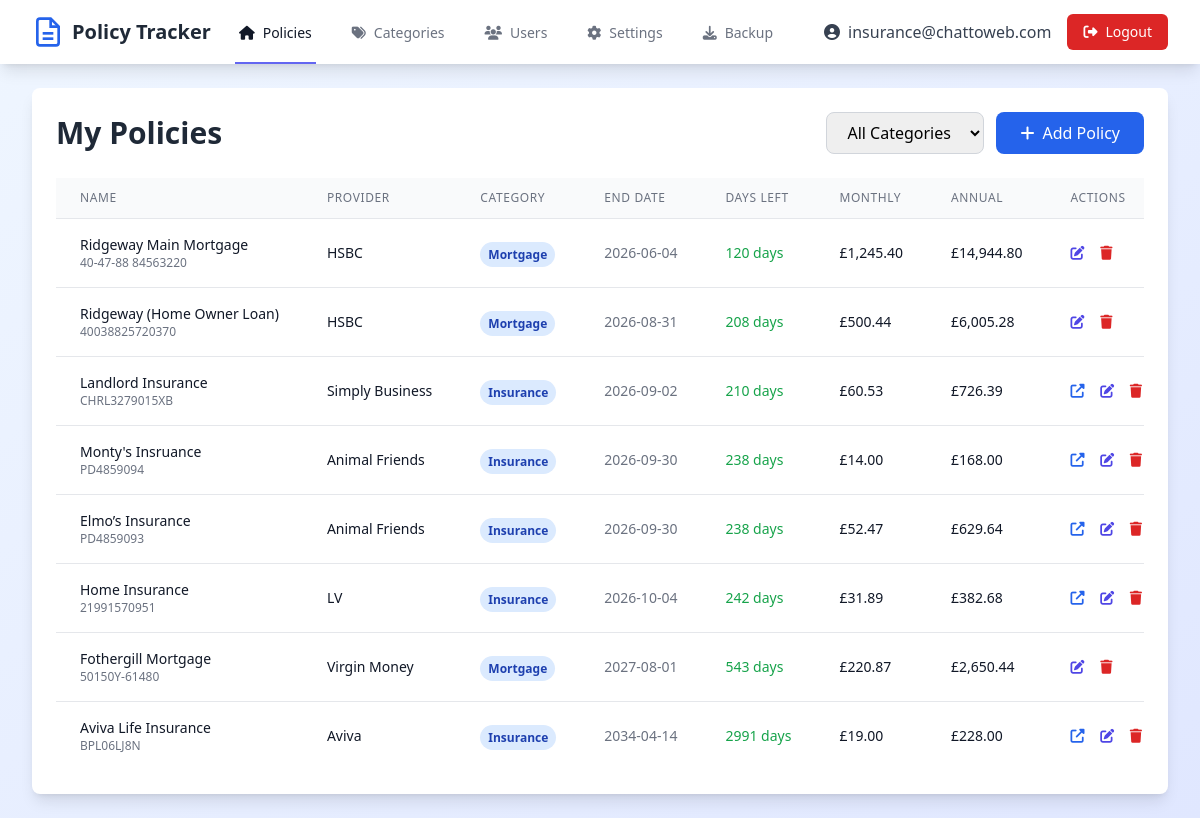
/ (signed in), run on the app's committed database.
### tables this page shows
CREATE TABLE users
                 (id INTEGER PRIMARY KEY AUTOINCREMENT,
                  email TEXT UNIQUE NOT NULL,
                  password TEXT NOT NULL,
                  is_admin INTEGER DEFAULT 0,
                  enabled INTEGER DEFAULT 1,
                  created_at TIMESTAMP DEFAULT CURRENT_TIMESTAMP);

CREATE TABLE policies
                 (id INTEGER PRIMARY KEY AUTOINCREMENT,
                  friendly_name TEXT NOT NULL,
                  policy_number TEXT NOT NULL,
                  insurer TEXT NOT NULL,
                  category TEXT NOT NULL,
                  start_date TEXT NOT NULL,
                  end_date TEXT NOT NULL,
                  monthly_amount REAL,
                  annual_amount REAL,
                  account_source TEXT,
                  insurer_website TEXT,
                  notes TEXT,
                  created_at TIMESTAMP DEFAULT CURRENT_TIMESTAMP);

### app.py (the view)
@app.route('/')
@login_required
def index():
    category_filter = request.args.get('category', '')
    conn = get_db()
    c = conn.cursor()
    if category_filter:
        c.execute("SELECT * FROM policies WHERE category = ? ORDER BY end_date", (category_filter,))
    else:
        c.execute("SELECT * FROM policies ORDER BY end_date")
    policies = c.fetchall()
    c.execute("SELECT name FROM categories ORDER BY name")
    categories = c.fetchall()
    conn.close()
    policies_with_days = []
    for policy in policies:
        policy_dict = dict(policy)
        policy_dict['days_until_expiry'] = calculate_days_until_expiry(policy['end_date'])
        policies_with_days.append(policy_dict)
    return render_template('index.html', policies=policies_with_days, categories=categories, selected_category=category_filter)

### app.py (called while the page is built)
def get_db():
    conn = sqlite3.connect(DB_PATH)
    conn.row_factory = sqlite3.Row
    return conn

@app.context_processor
def inject_now():
    return {'now': datetime.now()}

@app.template_filter('format_currency')
def format_currency(value):
    if value is None:
        return '-'
    currency_symbol = get_setting('currency_symbol', '$')
    return f"{currency_symbol}{value:,.2f}"

def login_required(f):
    @wraps(f)
    def decorated_function(*args, **kwargs):
        if 'user_id' not in session:
            flash('Please log in to access this page.', 'error')
            return redirect(url_for('login'))
        conn = get_db()
        c = conn.cursor()
        c.execute("SELECT enabled FROM users WHERE id = ?", (session['user_id'],))
        user = c.fetchone()
        conn.close()
        if not user or not user['enabled']:
            session.clear()
            flash('Your account has been disabled.', 'error')
            return redirect(url_for('login'))
        return f(*args, **kwargs)
    return decorated_function

def get_setting(key, default=''):
    conn = get_db()
    c = conn.cursor()
    c.execute("SELECT value FROM settings WHERE key = ?", (key,))
    result = c.fetchone()
    conn.close()
    return result['value'] if result else default

def calculate_days_until_expiry(end_date_str):
    try:
        end_date = datetime.strptime(end_date_str, '%Y-%m-%d').date()
        today = datetime.now().date()
        return (end_date - today).days
    except:
        return 0

### templates/index.html (shortened to what this page needs)
{% extends "base.html" %}
{% block content %}
<div class="bg-white rounded-lg shadow-lg p-6">
    <div class="flex justify-between items-center mb-6">
        <h1 class="text-3xl font-bold text-gray-800">My Policies</h1>
        <div class="flex gap-3">
            <select onchange="window.location.href='?category='+this.value" class="px-4 py-2 border border-gray-300 rounded-lg">
                <option value="">All Categories</option>
            </select>
            <button onclick="document.getElementById('addModal').classList.remove('hidden')"
                    class="bg-blue-600 text-white px-6 py-2 rounded-lg hover:bg-blue-700 transition duration-200">
                <i class="fas fa-plus mr-2"></i>Add Policy
            </button>
        </div>
    </div>
    {% if policies %}
    <div class="overflow-x-auto">
        <table class="min-w-full divide-y divide-gray-200">
            <thead class="bg-gray-50">
                <tr>
                    <th class="px-6 py-3 text-left text-xs font-medium text-gray-500 uppercase tracking-wider">Name</th>
                    <th class="px-6 py-3 text-left text-xs font-medium text-gray-500 uppercase tracking-wider">Provider</th>
                    <th class="px-6 py-3 text-left text-xs font-medium text-gray-500 uppercase tracking-wider">Category</th>
                    <th class="px-6 py-3 text-left text-xs font-medium text-gray-500 uppercase tracking-wider">End Date</th>
                    <th class="px-6 py-3 text-left text-xs font-medium text-gray-500 uppercase tracking-wider">Days Left</th>
                    <th class="px-6 py-3 text-left text-xs font-medium text-gray-500 uppercase tracking-wider">Monthly</th>
                    <th class="px-6 py-3 text-left text-xs font-medium text-gray-500 uppercase tracking-wider">Annual</th>
                    <th class="px-6 py-3 text-left text-xs font-medium text-gray-500 uppercase tracking-wider">Actions</th>
                </tr>
            </thead>
            <tbody class="bg-white divide-y divide-gray-200">
                {% for policy in policies %}
                <tr class="{% if policy.days_until_expiry < 30 %}bg-red-50{% elif policy.days_until_expiry < 60 %}bg-yellow-50{% endif %}">
                    <td class="px-6 py-4 whitespace-nowrap">
                        <div class="text-sm font-medium text-gray-900">{{ policy.friendly_name }}</div>
                        <div class="text-xs text-gray-500">{{ policy.policy_number }}</div>
                    </td>
                    <td class="px-6 py-4 whitespace-nowrap text-sm text-gray-900">{{ policy.insurer }}</td>
                    <td class="px-6 py-4 whitespace-nowrap">
                        <span class="px-2 py-1 bg-blue-100 text-blue-800 rounded-full text-xs font-semibold">{{ policy.category }}</span>
                    </td>
                    <td class="px-6 py-4 whitespace-nowrap text-sm text-gray-500">{{ policy.end_date }}</td>
                    <td class="px-6 py-4 whitespace-nowrap text-sm">
                        {% if policy.days_until_expiry < 0 %}
                        <span class="text-red-600 font-semibold">Expired</span>
                        {% elif policy.days_until_expiry < 30 %}
                        <span class="text-red-600 font-semibold">{{ policy.days_until_expiry }} days</span>
                        {% elif policy.days_until_expiry < 60 %}
                        <span class="text-yellow-600 font-semibold">{{ policy.days_until_expiry }} days</span>
                        {% else %}
                        <span class="text-green-600">{{ policy.days_until_expiry }} days</span>
                        {% endif %}
                    </td>
                    <td class="px-6 py-4 whitespace-nowrap text-sm text-gray-900">
                        {{ policy.monthly_amount | format_currency }}
                    </td>
                    <td class="px-6 py-4 whitespace-nowrap text-sm text-gray-900">
                        {{ policy.annual_amount | format_currency }}
                    </td>
                    <td class="px-6 py-4 whitespace-nowrap text-sm font-medium">
                        {% if policy.insurer_website %}
                        <a href="{{ policy.insurer_website }}" target="_blank" class="text-blue-600 hover:text-blue-900 mr-3" title="Visit website">
                            <i class="fas fa-external-link-alt"></i>
                        </a>
                        {% endif %}
                        <a href="{{ url_for('edit_policy', id=policy.id) }}" class="text-indigo-600 hover:text-indigo-900 mr-3" title="Edit">
                            <i class="fas fa-edit"></i>
                        </a>
                        <a href="{{ url_for('delete_policy', id=policy.id) }}"
                           onclick="return confirm('Are you sure you want to delete this policy?')"
                           class="text-red-600 hover:text-red-900" title="Delete">
                            <i class="fas fa-trash"></i>
                        </a>
                    </td>
                </tr>
                {% endfor %}
            </tbody>
        </table>
    </div>
    {% else %}
    <div class="text-center py-12">
        <i class="fas fa-file-invoice text-gray-300 text-6xl mb-4"></i>
        <p class="text-gray-500 text-lg">No policies found. Add your first policy to get started!</p>
    </div>
    {% endif %}
</div>
{% endblock %}

### templates/base.html (shortened to what this page needs)
<!DOCTYPE html>
<html lang="en">
<head>
    <script src="https://cdn.tailwindcss.com"></script>
    <link rel="stylesheet" href="https://cdnjs.cloudflare.com/ajax/libs/font-awesome/6.4.0/css/all.min.css">
</head>
<body class="bg-gradient-to-br from-blue-50 to-indigo-100 min-h-screen">
    {% if session.user_id %}
    <nav class="bg-white shadow-lg">
        <div class="max-w-7xl mx-auto px-4 sm:px-6 lg:px-8">
            <div class="flex justify-between h-16">
                <div class="flex">
                    <div class="flex-shrink-0 flex items-center">
                        <span class="ml-2 text-xl font-bold text-gray-800">Policy Tracker</span>
                    </div>
                    <div class="hidden sm:ml-6 sm:flex sm:space-x-8">
                        <a href="{{ url_for('index') }}" class="border-indigo-500 text-gray-900 inline-flex items-center px-1 pt-1 border-b-2 text-sm font-medium">
                            <i class="fas fa-home mr-2"></i>Policies
                        </a>
                        <a href="{{ url_for('manage_categories') }}" class="border-transparent text-gray-500 hover:border-gray-300 hover:text-gray-700 inline-flex items-center px-1 pt-1 border-b-2 text-sm font-medium">
                            <i class="fas fa-tags mr-2"></i>Categories
                        </a>
                        {% if session.is_admin %}
                        <a href="{{ url_for('users') }}" class="border-transparent text-gray-500 hover:border-gray-300 hover:text-gray-700 inline-flex items-center px-1 pt-1 border-b-2 text-sm font-medium">
                            <i class="fas fa-users mr-2"></i>Users
                        </a>
                        <a href="{{ url_for('settings') }}" class="border-transparent text-gray-500 hover:border-gray-300 hover:text-gray-700 inline-flex items-center px-1 pt-1 border-b-2 text-sm font-medium">
                            <i class="fas fa-cog mr-2"></i>Settings
                        </a>
                        <a href="{{ url_for('backup') }}" class="border-transparent text-gray-500 hover:border-gray-300 hover:text-gray-700 inline-flex items-center px-1 pt-1 border-b-2 text-sm font-medium">
                            <i class="fas fa-download mr-2"></i>Backup
                        </a>
                        {% endif %}
                    </div>
                </div>
                <div class="hidden sm:ml-6 sm:flex sm:items-center space-x-4">
                    <a href="{{ url_for('account') }}" class="text-gray-700 hover:text-gray-900">
                        <i class="fas fa-user-circle mr-2"></i>{{ session.email }}
                    </a>
                    <a href="{{ url_for('logout') }}" class="bg-red-600 text-white px-4 py-2 rounded-md text-sm font-medium hover:bg-red-700">
                        <i class="fas fa-sign-out-alt mr-2"></i>Logout
                    </a>
                </div>
            </div>
        </div>
    </nav>
    {% endif %}
    <div class="max-w-7xl mx-auto py-6 sm:px-6 lg:px-8">
        {% block content %}{% endblock %}
    </div>
</body>
</html>

### data on the page
users: email "insurance@chattoweb.com"
policies: friendly_name "Ridgeway Main Mortgage", policy_number "40-47-88 84563220", insurer "HSBC", category "Mortgage", end_date "2026-06-04", days_until_expiry "120", monthly_amount "£1,245.40", annual_amount "£14,944.80"
policies: friendly_name "Ridgeway (Home Owner Loan)", policy_number "40038825720370", insurer "HSBC", category "Mortgage", end_date "2026-08-31", days_until_expiry "208", monthly_amount "£500.44", annual_amount "£6,005.28"
policies: friendly_name "Landlord Insurance", policy_number "CHRL3279015XB", insurer "Simply Business", category "Insurance", end_date "2026-09-02", days_until_expiry "210", monthly_amount "£60.53", annual_amount "£726.39"
policies: friendly_name "Monty's Insruance", policy_number "PD4859094", insurer "Animal Friends", category "Insurance", end_date "2026-09-30", days_until_expiry "238", monthly_amount "£14.00", annual_amount "£168.00"
policies: friendly_name "Elmo’s Insurance", policy_number "PD4859093", insurer "Animal Friends", category "Insurance", end_date "2026-09-30", days_until_expiry "238", monthly_amount "£52.47", annual_amount "£629.64"
policies: friendly_name "Home Insurance", policy_number "21991570951", insurer "LV", category "Insurance", end_date "2026-10-04", days_until_expiry "242", monthly_amount "£31.89", annual_amount "£382.68"
policies: friendly_name "Fothergill Mortgage", policy_number "50150Y-61480", insurer "Virgin Money", category "Mortgage", end_date "2027-08-01", days_until_expiry "543", monthly_amount "£220.87", annual_amount "£2,650.44"
policies: friendly_name "Aviva Life Insurance", policy_number "BPL06LJ8N", insurer "Aviva", category "Insurance", end_date "2034-04-14", days_until_expiry "2991", monthly_amount "£19.00", annual_amount "£228.00"
